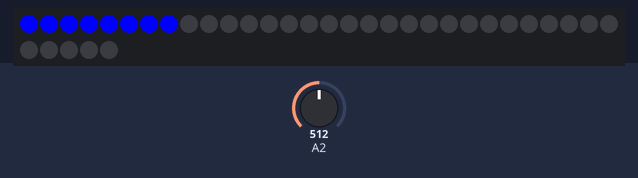
The sketch below on a simulated Arduino Uno, built with avr-gcc and run on an emulated ATmega328P. Shown: 35 RGB LEDs in strip order, left to right, continuing on the next row. Inputs (shaded band) come from the test bench; at power-on: A2 = 512.

Above: at 1.2 s.
1.3 s: A2 set to 62
At 1.9 s:
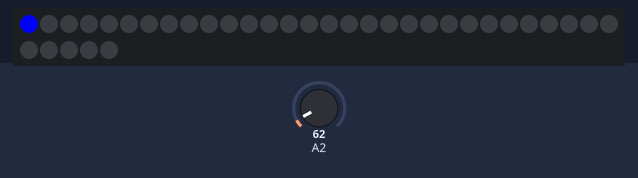
2.8 s: A2 set to 52
4.3 s: A2 set to 511
At 5.4 s:
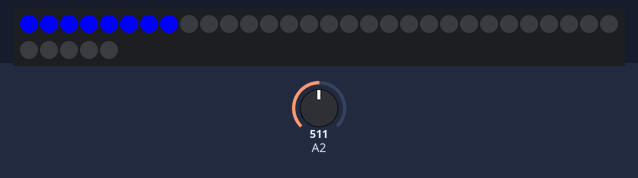
5.8 s: A2 set to 0
At 6.6 s:
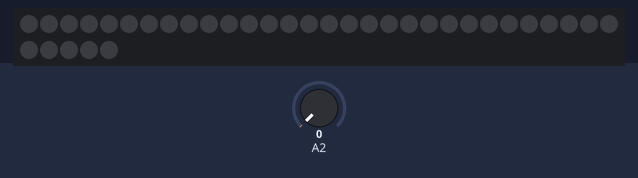
Timing chart, 0 to 8.3 s (numbered marks = the images above; inputs shaded):
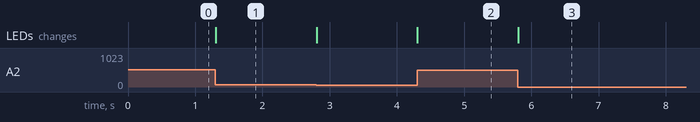

The sketch:

FastLED_linear_blue.ino
```cpp
  #include <FastLED.h>
  #define NUM_LEDS 35
  #define DATA_PIN 4
  CRGB leds[NUM_LEDS];
  const float alpha = 0.1;    // the filter coefficient
  float filteredValue = 0;    // the filtered input value

void setup() {
  // put your setup code here, to run once:
  FastLED.addLeds<NEOPIXEL, DATA_PIN>(leds, NUM_LEDS);
}

void loop() {
  // put your main code here, to run repeatedly:
  int val = analogRead(2);
  filteredValue = alpha * val + (1 - alpha) * filteredValue;
  int numLedsToLight = map(val, 0, 2000, 0, NUM_LEDS);

  // First, clear the existing led values
  FastLED.clear();
  for(int led = 0; led < numLedsToLight; led++) {
    leds[led] = CRGB::Blue;
  }
  FastLED.show();
}
```

Measured:
- after the input at 1.3 s, the LEDs: change at once (image 1)
- after the input at 4.3 s, the LEDs: change at once (image 2)
- after the input at 5.8 s, the LEDs: change at once (image 3)
